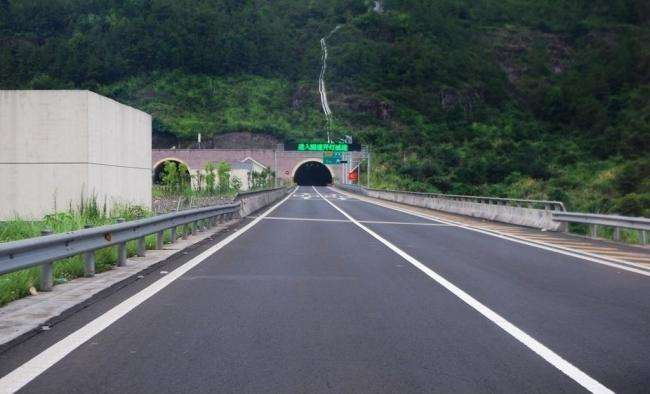
#> input picture line2.jpg, 650 x 394 px
$ python -i findline.py   (imports and definitions only)
#> lines starting #> are read from the running program, lines starting #| are printed output that depends on the picture; after the words box and inside, x2 and y2 are one past the last pixel; in counts of white or black regions, pixels touching at a corner belong together
import numpy as np
import cv2
def findline(image):
    # image = cv2.resize(image, dsize=(320, 240))
    gray = cv2.cvtColor(image, cv2.COLOR_RGB2GRAY)
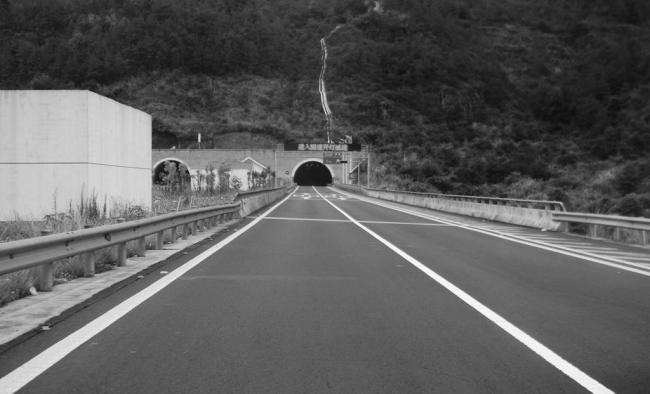
#> gray: shape (394, 650); min 4, max 255, mean 92.3

    # gray = cv2.equalizeHist(gray)

    kernel_size = 5
    blur_gray = cv2.GaussianBlur(gray, (kernel_size, kernel_size), 0)

    low_threshold = 150
    high_threshold = 400
    edges = cv2.Canny(blur_gray, low_threshold, high_threshold)
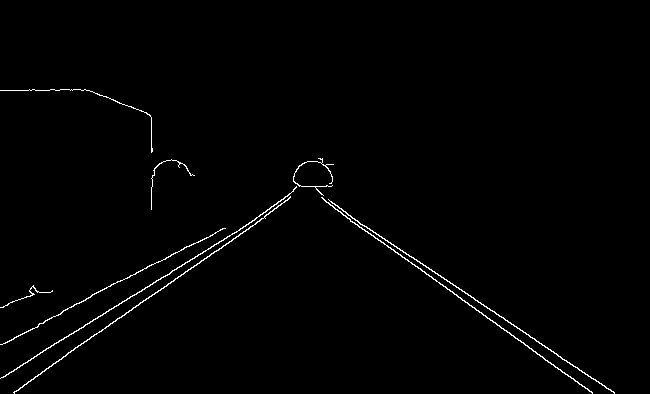
#> edges: shape (394, 650); 1.1% white in thin lines or dots, all inside (x1, y1, x2, y2) = (0, 89, 615, 394)
    edges[0:120, :] = 0
    edges[:, :60] = 0
    edges[:, 300:] = 0
    edges[220:240, :] = 0
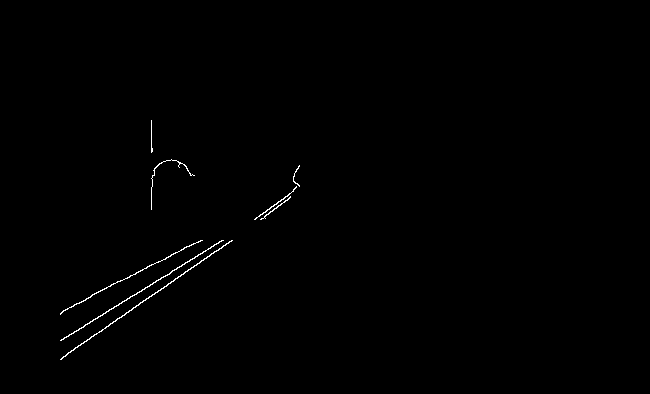
#> edges: shape (394, 650); 0.41% white in thin lines or dots, all inside (x1, y1, x2, y2) = (60, 120, 300, 360)

    # [7 lines of commented-out code are left out]

    rho = 5  # distance resolution in pixels of the Hough grid
    theta = np.pi / 180  # angular resolution in radians of the Hough grid
    threshold = 15  # minimum number of votes (intersections in Hough grid cell)
    min_line_length = 30  # minimum number of pixels making up a line
    max_line_gap = 20  # maximum gap in pixels between connectable line segments

    def linefilter(pt1, pt2):
        if pt1[0] > pt2[0]:
            return False
        if abs(pt1[1] - pt2[1]) < 20:
            return False

        return True

    imgcopy = image.copy()
    # Run Hough on edge detected image
    lines = cv2.HoughLinesP(edges, rho, theta, threshold, np.array([]), min_line_length, max_line_gap)
#> lines = 13 rows, first 6: [60, 359, 229, 241], [61, 340, 222, 240], [92, 294, 202, 240], [265, 212, 298, 184], [261, 219, 296, 186], [151, 209, 152, 175]
    # if type(lines) != type(None):
    if lines is not None:
        for line in lines:
            pt1 = (line[0][0], line[0][1])
            pt2 = (line[0][2], line[0][3])
            if linefilter(pt1, pt2):
                cv2.line(imgcopy, pt1, pt2, (0, 0, 255), 5)
#> this loop made 13 passes
#> (pt1, pt2) on passes 1 to 12: ((60, 359), (229, 241)), ((61, 340), (222, 240)), ((92, 294), (202, 240)), ((265, 212), (298, 184)), ((261, 219), (296, 186)), ((151, 209), (152, 175)), ((151, 147), (194, 175)), ((287, 200), (298, 166)), ((85, 300), (115, 283)), ((151, 145), (187, 170)), ((151, 135), (154, 171)), ((260, 219), (297, 184))
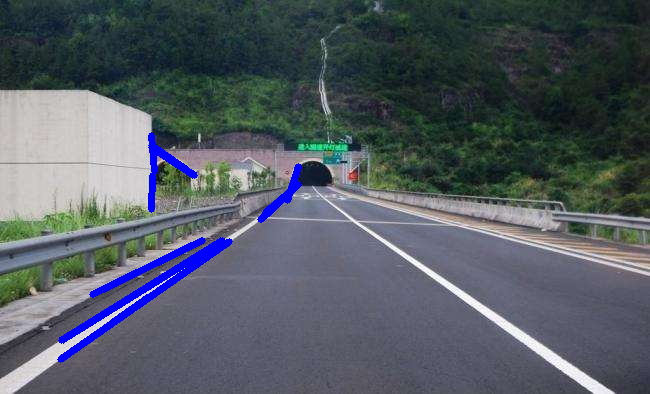
#> imgcopy: shape (394, 650, 3); mean R, G, B 83.7, 91.1, 98.8

    # [6 lines of commented-out code are left out]
    return imgcopy

>>> import cv2
>>> picture = cv2.cvtColor(cv2.imread('../line2.jpg'), cv2.COLOR_BGR2RGB)
>>> result = findline(picture)
